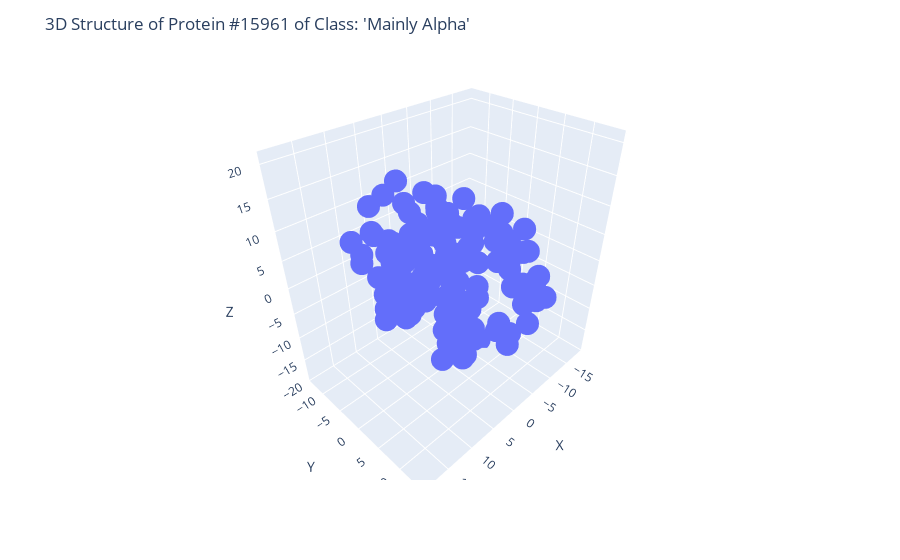

This figure's notebook cell:
### Code cell
class_types_str = ['Mainly Alpha', 'Mainly Beta', 'Alpha-Beta']


protein_num = 15961
class_type_int = data['labels'][protein_num][0] - 1
fig = px.scatter_3d(
    x=data['positions'][protein_num, :, 0],
    y=data['positions'][protein_num, :, 1],
    z=data['positions'][protein_num, :, 2],
)

fig.update_layout(
    title=f"3D Structure of Protein #{protein_num} of Class: '{class_types_str[class_type_int]}'",
    scene=dict(
        xaxis_title='X',
        yaxis_title='Y',
        zaxis_title='Z'
    )
)

fig.show()

### Figure 1 — Plotly figure (JSON) as saved in the notebook; plotly's stock layout.template omitted (floating-point values rounded to 4 significant figures; data arrays with more than 128 entries replaced by an {"elided": "..."} marker saying what was removed)
{"data": [{"hovertemplate": "x=%{x}<br>y=%{y}<br>z=%{z}<extra></extra>", "legendgroup": "", "marker": {"color": "#636efa", "symbol": "circle"}, "mode": "markers", "name": "", "scene": "scene", "showlegend": false, "type": "scatter3d", "x": {"elided": "1202 float values"}, "y": {"elided": "1202 float values"}, "z": {"elided": "1202 float values"}}], "layout": {"legend": {"tracegroupgap": 0}, "margin": {"t": 60}, "scene": {"domain": {"x": [0, 1], "y": [0, 1]}, "xaxis": {"title": {"text": "X"}}, "yaxis": {"title": {"text": "Y"}}, "zaxis": {"title": {"text": "Z"}}}, "title": {"text": "3D Structure of Protein #15961 of Class: 'Mainly Alpha'"}}}
